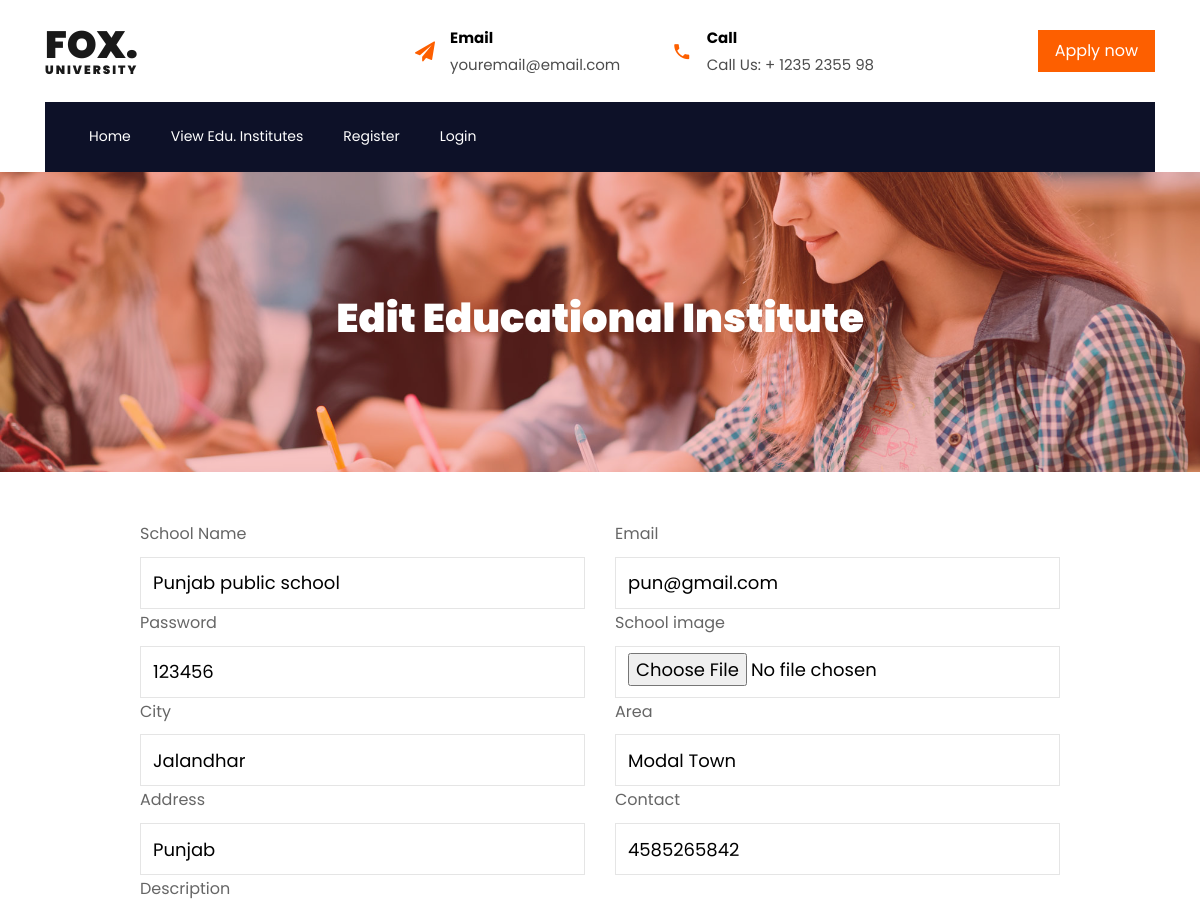
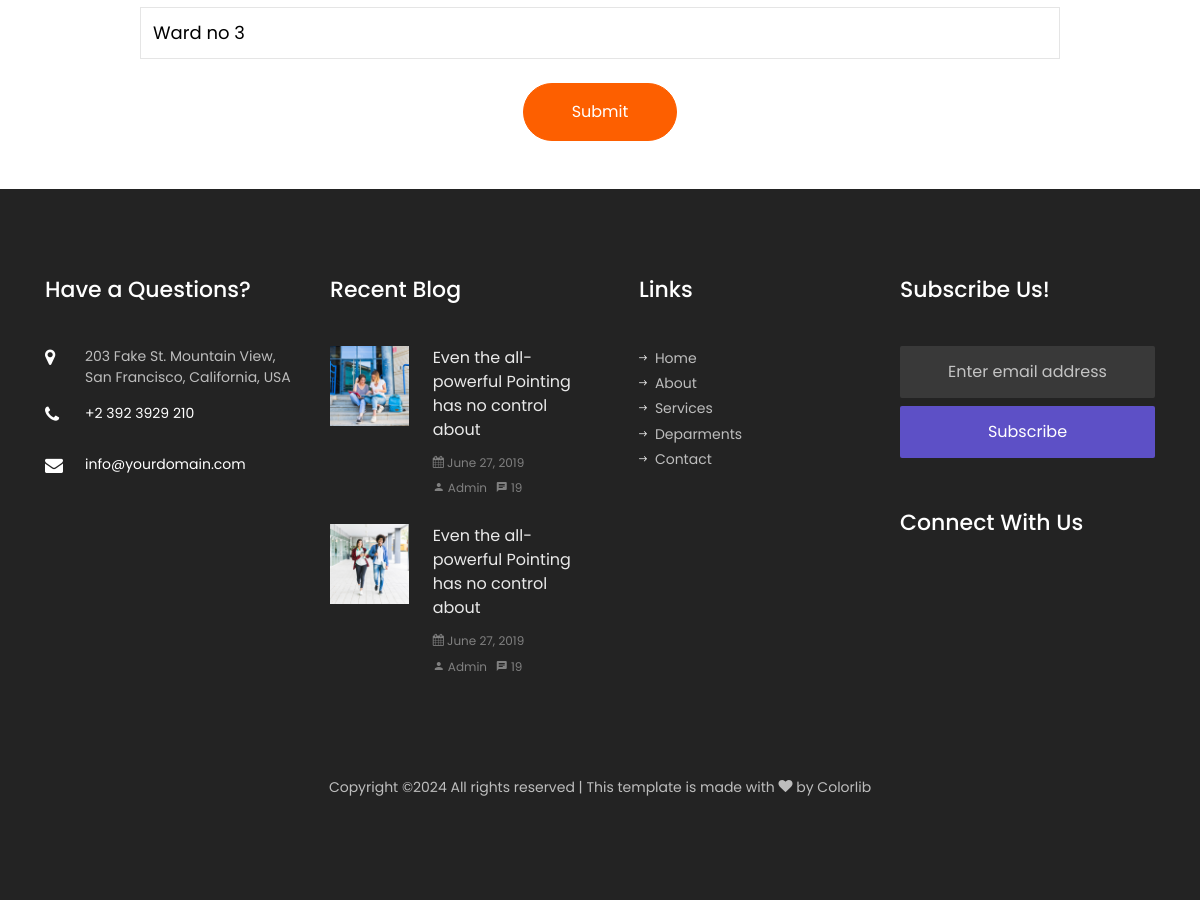
The page /edit_category.php?id=7 on the database its author committed (2 pictures, top to bottom).
### tables this page shows
CREATE TABLE `school` (
  `id` int(10) NOT NULL,
  `school_name` varchar(100) NOT NULL,
  `email` varchar(255) NOT NULL,
  `password` varchar(255) NOT NULL,
  `photo` longtext NOT NULL,
  `city` varchar(100) NOT NULL,
  `area` varchar(100) NOT NULL,
  `address` varchar(100) NOT NULL,
  `contact` bigint(10) NOT NULL,
  `description` varchar(100) NOT NULL,
  `status` varchar(20) NOT NULL DEFAULT 'active',
  `createdat` timestamp(6) NOT NULL DEFAULT current_timestamp(6) ON UPDATE current_timestamp(6)
);

### edit_category.php (the view, shortened to what this page needs)
<?php
include_once "header.php";
?>
<?php
if (isset($_REQUEST['id'])) {
    $id = $_REQUEST['id'];
    include_once "config.php";
    $query = "select * from school where id='$id'";
    $res = mysqli_query($conn, $query);
    if ($row = mysqli_fetch_array($res)) {
        $cn = $row['school_name'];
        $ce = $row['email'];
        $cp = $row['password'];
        $cc = $row['city'];
        $ca = $row['area'];
        $caa = $row['address'];
        $ccc = $row['contact'];
        $cd = $row['description'];
    }
} else {
    echo "<script>window.location.assign('manage_category.php')</script>";
}
?>
<section class="hero-wrap hero-wrap-2" style="background-image: url('images/bg_1.jpg');">
    <div class="overlay"></div>
    <div class="container">
    <div class="row no-gutters slider-text align-items-center justify-content-center">
        <div class="col-md-9 ftco-animate text-center">
        <h1 class="mb-2 bread">Edit Educational Institute</h1>
        </div>
    </div>
    </div>
</section>
    <div class="container-xxl py-5">
        <div class="container">
            <div class="row g-5">
                <div class="col-lg-10 mx-auto wow fadeInUp" data-wow-delay="0.1s">
                    <form method="post" enctype="multipart/form-data">
                        <div class="row g-3">
                            <div class="col-md-6">
                                <div class="form-floating">
                                    <label for="School_name">School Name</label>
                                    <input type="text" class="form-control" id="school_name" placeholder="School Name" name="school_name" value="<?php echo $cn; ?>">
                                </div>
                            </div>
                            <div class="col-md-6">
                                <div class="form-floating">
                                    <label for="School_name">Email</label>
                                    <input type="text" class="form-control" id="school_name" placeholder="School Name" name="email" value="<?php echo $ce; ?>">
                                </div>
                            </div>
                            <div class="col-md-6">
                                <div class="form-floating">
                                    <label for="School_name">Password</label>
                                    <input type="text" class="form-control" id="school_name" placeholder="School Name" name="password" value="<?php echo $cp; ?>">
                                </div>
                            </div>
                            <div class="col-md-6">
                                <div class="form-floating">
                                    <label>School image</label>
                                    <input type="file" class="form-control" name="photo" >
                                </div>
                            </div>
                            <div class="col-md-6">
                                <div class="form-floating">
                                    <label>City</label>
                                    <input type="text" class="form-control" name="city" value="<?php echo $cc; ?>">
                                </div>
                            </div>
                            <div class="col-md-6">
                                <div class="form-floating">
                                    <label>Area</label>
                                    <input type="text" class="form-control" name="area" value="<?php echo $ca; ?>">
                                </div>
                            </div>
                            <div class="col-md-6">
                                <div class="form-floating">
                                    <label>Address</label>
                                    <input type="text" class="form-control" name="address" value="<?php echo $caa; ?>">
                                </div>
                            </div>
                            <div class="col-md-6">
                                <div class="form-floating">
                                    <label>Contact</label>
                                    <input type="text" class="form-control" name="contact" value="<?php echo $ccc; ?>">
                                </div>
                            </div>
                            <div class="col-md-12">
                                <div class="form-floating">
                                    <label>Description</label>
                                    <input type="text" class="form-control" name="description" value="<?php echo $cd; ?>">
                                </div>
                            </div>
                            <div class="col-12">
                                <button class="btn btn-primary rounded-pill py-3 px-5 mt-4 mx-auto d-block" type="submit" name="submit">Submit</button>
                            </div>
                        </div>
                    </form>
                </div>
            </div>
        </div>
    </div>
<?php
include_once "footer.php";
?>

### rows shown on the page
school: school_name "Punjab public school", email "pun@gmail.com", password "123456", city "Jalandhar", area "Modal Town", address "Punjab", contact "4585265842", description "Ward no 3"
